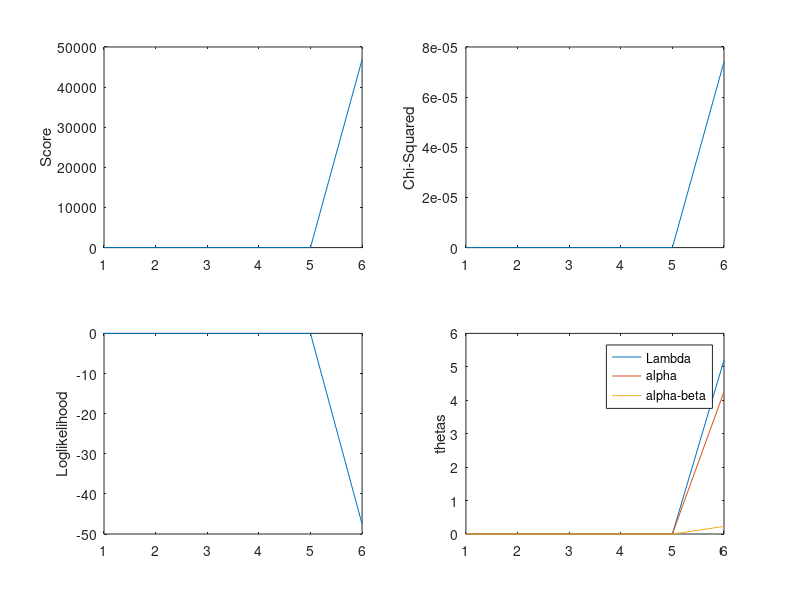

The MATLAB source for this figure:
% enter data from Emily
% imposes constraint on Lambda but leaves in the scoring
%used Genetics paper form to IRLS in Avise et al (1987)
%include parameters to meet row constraints on each cross
clear all
N(1,1) = 103
N(1,2) = 167
N(1,3) = 126
N(2,1) = 142
N(2,2) =  86
N(2,3) =  58
N(3,1) = 170
N(3,2) = 108
N(3,3) =  88
NN = 0
k = 0
m = 9
for i=1:3
    for j=1:3
        k = k + 1
         O(k) = log(N(i,j));
        NN = NN + N(i,j);
    end
end
for i=1:3
    NR(i) = 0
    for j=1:3
        NR(i) = NR(i) + N(i,j)
    end
end
% use regression to initialize IRLS
X = [ 1 0 0 1 -1 0 1 0 0; 1 0 0 -1 1 0 1 0 0; 1 0 0 -1 -1 0 -1 0 0; 0 1 0 0 -1 -1 0 -1 1; 0 1 0 0 1 -1 0 1 0; 0 1 0 0 -1 1 0 1 0; 0 0 1 1 0 -1 0 0 1; 0 0 1 -1 0 -1 0 0 -1; 0 0 1 1 0 -1 0 0 1]
X = [ 1 1 -1 0 1 0 0; 1 -1 1 0 1 0 0; 1 -1 -1 0 -1 0 0; 1 0 -1 -1 0 -1 1; 1 0 1 -1 0 1 0; 1 0 -1 1 0 1 0; 1 1 0 -1 0 0 1; 1 -1 0 -1 0 0 -1; 1 1 0 -1 0 0 1]
X = [ 1 0 0 1 -1 0 1 0 0; 1 0 0 -1 1 0 1 0 0; 1 0 0 -1 -1 0 -1 0 0; 0 1 0 0 -1 -1 0 -1 0; 0 1 0 0 1 -1 0 1 0; 0 1 0 0 -1 1 0 -1 0; 0 0 1 1 0 -1 0 0 -1; 0 0 1 -1 0 -1 0 0 -1; 0 0 1 -1 0 1 0 0 1]
%     1                   2                   3                     4                     5                   6                    7                    8                     9    

H = X'*X
O = O'
theta0 = inv(H)*X'*O
Pred = (X*theta0)
Exp=exp(Pred)
Obs=exp(O)
X2 = 0;
for i=1:9
    X2 = X2 + ((Obs(i))-Exp(i))^2/Exp(i)
end
for i=1:3
      k = 3*(i-1)
    ER(i) = 0
    for j=1:3
        ER(i) = ER(i) + Exp(k+j)
    end
end
'initial',X2,theta0
%IRLS
beta = theta0
iter = 100
%start IRLS
error = 1000
while error > 10^-7
%for i=1:iter
   % calculate Ks from model and parameters
K = exp(X*beta)
for i=1:3
   k = 3*(i-1)
   for j=1:3
       K(k+j) = K(k+j)/NR(i)
   end
end
    A = diag(K)
    A = inv(A)
   
         info = X'*A*X
         info = NN*info
         VAR = inv(info)
         S = A*O
         Y = S + NN*A*X*beta
         betastar=VAR*X'*Y
        Pred = (X*betastar)
        Exp = exp(Pred)
        for i=1:3
      k = 3*(i-1)
      % calculate expected marginal counts for each cross
    ER(i) = 0;
    for j=1:3
        ER(i) = ER(i) + Exp(k+j);
    end
        end
% After getting expected margins, update the betastar to enforce these
% margins
         for i=1:3
    betastar(i)=betastar(i) - log(ER(i)/NR(i));
         end
    % update predictions once the margins are enforced for each cross
      Pred = (X*betastar)
        Exp = exp(Pred)   
%calculate error in marginal counts of crosses
        diff = ER(1) -NR(1) + ER(2) - NR(2) + ER(3) - NR(3)
        Obs=exp(O)
        X2 = 0;
        for i=1:9
            X2 = X2 +(Obs(i)-Exp(i))^2/Exp(i);
        end
        k
        X2
        chisq(k) = X2;
        error = (betastar-beta)'*(betastar-beta)
        rel = (beta)'*(beta)
        error = error/rel
        beta = betastar;
        for i=1:m
            sd(i) = sqrt(VAR(i,i));
        end
        sdd = sd'
        parameters = [beta,sdd]
        Score(k) = sum(X'*Y);
        lnL=0;
        for i=1:9
            lnL = lnL + O(i)*log(K(i));
        end
        Like(k) = lnL;
        beta1(k) = beta(1);
        beta2(k) = beta(2);
        beta4(k) = beta(4);
        
end
subplot(2,2,1)
plot(1:k,Score)
ylabel('Score')
subplot(2,2,2)
plot(1:k,chisq)
ylabel('Chi-Squared')
subplot(2,2,3)
plot(1:k,Like)
ylabel('Loglikelihood')
subplot(2,2,4)
xx=1:k;
plot(xx,beta1,xx,beta2,xx,beta4)
legend('Lambda','alpha','alpha-beta')
ylabel('thetas')